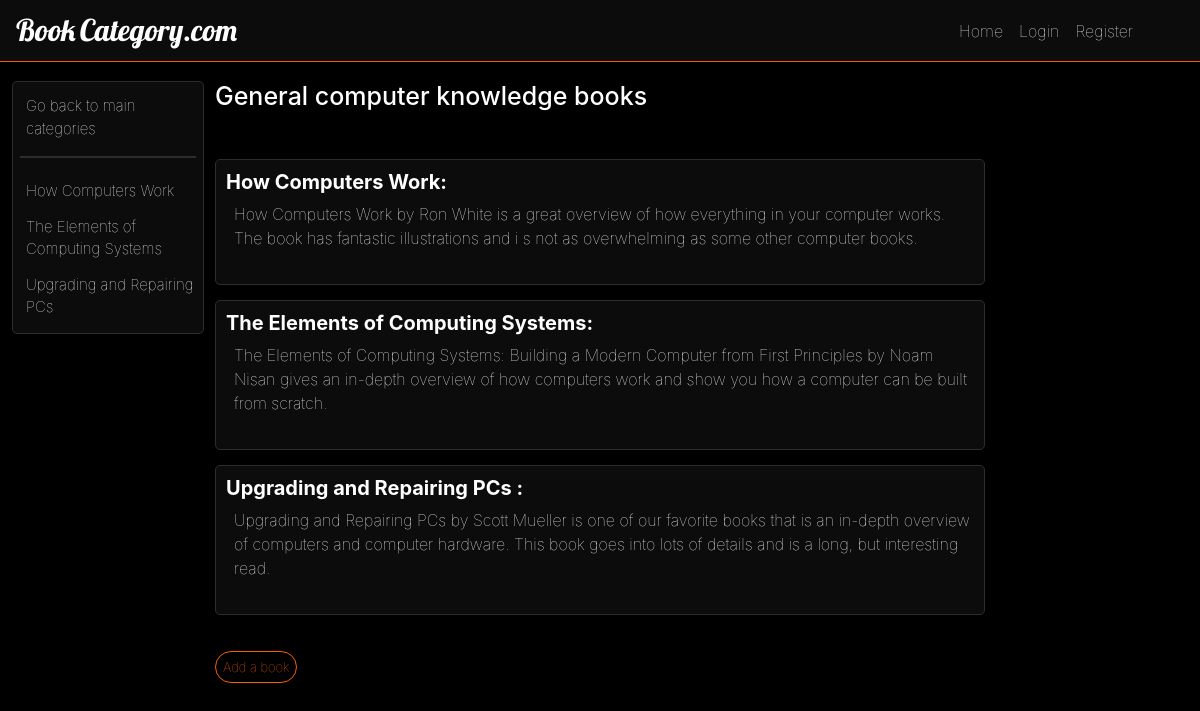
The app's page /catalog/1/books with its own data.
### catalogapp/database_setup.py (models this page shows, shortened)
class Book(Base):
    __tablename__ = 'book'
    name = Column(String(80), nullable=False)
    description = Column(String(250))
    id = Column(Integer, primary_key=True)
    category_id = Column(Integer, ForeignKey('category.id'))
    category = relationship(Category)
    user_id = Column(Integer, ForeignKey('user.id'))
    user = relationship(User)

class Category(Base):
    __tablename__ = 'category'
    id = Column(Integer, primary_key=True)
    name = Column(String(80), nullable=False)
    user_id = Column(Integer, ForeignKey('user.id'))
    user = relationship(User)

### catalogapp/routes.py (the view)
@app.route('/catalog/<int:category_id>/books')
def showBooks(category_id):
    categories = session.query(Category).all()
    category = session.query(Category).filter_by(id=category_id).one()
    items = session.query(Book).filter_by(category_id=category_id).order_by(
                                                        asc(Book.name))
    return render_template('items.html', items=items,
                           categories=categories, category=category)

### catalogapp/templates/items.html
{% extends "layout.html" %}
{% block content %}
<div id="margindown" class="container-fluid">
  <div class="vh-100 row">
    {% include "sidenav.html" %}
    <div class="offset-2 main col-10 col-md-8">
      <h2 class="title mb-5">{{category.name}} books</h2><br>
        {%for item in items%}
        <div class="container">
          <h5 class="item font-weight-bold">{{item.name}}:</h5>
          <div class="item-content">
            <div class="ml-2 mb-4 description">
              {%if not item.description%}
              There is no description available. Click edit to add one.
              {%else%}
              {{item.description}}
              {%endif%}
            </div>
          </div>
        </div>
        {%endfor%}
        <br> <a class="button" href="{{url_for('newBook', category_id = category.id)}}"> Add a book</a>
  </div>
  </div>
</div>
{% endblock content %}

### catalogapp/templates/layout.html (shortened to what this page needs)
<!DOCTYPE html>
<html lang="en">
  <head>
   <link rel="stylesheet" href="https://maxcdn.bootstrapcdn.com/bootstrap/4.5.2/css/bootstrap.min.css">
 <link href="{{ url_for('static', filename='styles.css') }}" rel="stylesheet"/>
  </head>
  <body>
    <div class="row justify-content-center">
      <nav class="fixed-top navbar header navbar-expand-lg navbar-dark container-fluid">
          <div class="col-9  navbar-brand  col align-self-start">
            <a class="navbar-brand" href="/"><strong class="mr-1">Book</strong>Category.com</a>
          </div>
          <div class=" collapse navbar-collapse " id="navbarNav">
            <div class="mx-auto navbar-nav">
                  <a class="nav-item nav-link" id="login-button" href="/">Home <span class="sr-only">(current)</span></a>
                  <a class="nav-item nav-link" id="login-button" href="{{url_for('showLogin')}}">Login</a>
                  <a class="nav-item nav-link" id="login-button" href="{{url_for('register')}}">Register</a>
              </div>
          </div>
    </nav>
  </div>
         {% block content %}{% endblock %}
  </body>
</html>

### catalogapp/templates/sidenav.html
<nav class="col-2  px-1 position-fixed" id="sticky-sidebar">
  <div class="ml-2 sidenav container">
  <div class="nav flex-column flex-nowrap overflow-auto">
    {% if items %}
    <a id="backbutton" class="pb-3 mb-3" href="/">Go back to main categories</a>
      {% for item in items %}
        <a class="nav-link" href="{{url_for('showBooks', category_id = category.id)}}">{{item.name}}</a>
      {% endfor %}
    {% else %}
      {% for category in categories %}
        <a class="nav-link" href="{{url_for('showBooks', category_id = category.id)}}">{{category.name}}</a>
      {% endfor %}
    {% endif %}
  </div>
</div>
</nav>

### catalogapp/static/styles.css (style rules this page uses)
body { background-color: black; font-weight: 50 !important; overflow-x: hidden; }
#margindown { margin-top: 61px !important; }
a { text-decoration: none !important; }
.header { border-bottom: 1px solid #f95c00; box-shadow: 2px 2px 10px black; background-color: #0c0c0c !important; color: #f95c00; }
.navbar-brand { font-family: 'Lobster', cursive !important; font-size: 30px!important; color: #fff !important; padding: 0px !important; }
.main { color: white; }
.title { display: inline-block; color: white; font-size: 25px; margin-top: 0px; text-decoration: none; }
#backbutton { border-bottom: 2px solid #2d2d2d; }
.container { background-color: #0c0c0c; border: 1px solid #2d2d2d; border-radius: 5px; margin-bottom: 15px; padding: 10px; }
.sidenav { padding: 7px; }
.sidenav a { padding: 6px 2px 6px 6px; font-size: 15px; color: white; border-bottom: 1px solid transparent; display: block; transition: 0.3s; }
.row { padding-top: 10px; background-color: black; }
.button { border: 1px solid #f95c00; background-color: transparent; margin-right: 10px; min-width: 50px; border-radius: 30px; font-size: 13px; color: #f95c00; padding: 7px; text-align: center; transition: 0.3s; }
#login-button { color: white; }

### records on screen
Book: name "How Computers Work", description "How Computers Work by Ron White is a great overview of how everything in your computer works. The book has fantastic illustrations and i s not as overwhelming as some other computer books."
Book: name "The Elements of Computing Systems", description "The Elements of Computing Systems: Building a Modern Computer from First Principles by Noam Nisan gives an in-depth overview of how computers work and show you how a computer can be built from scratch."
Book: name "Upgrading and Repairing PCs", description "Upgrading and Repairing PCs by Scott Mueller is one of our favorite books that is an in-depth overview of computers and computer hardware. This book goes into lots of details and is a long, but interesting read."
Category: name "General computer knowledge"
